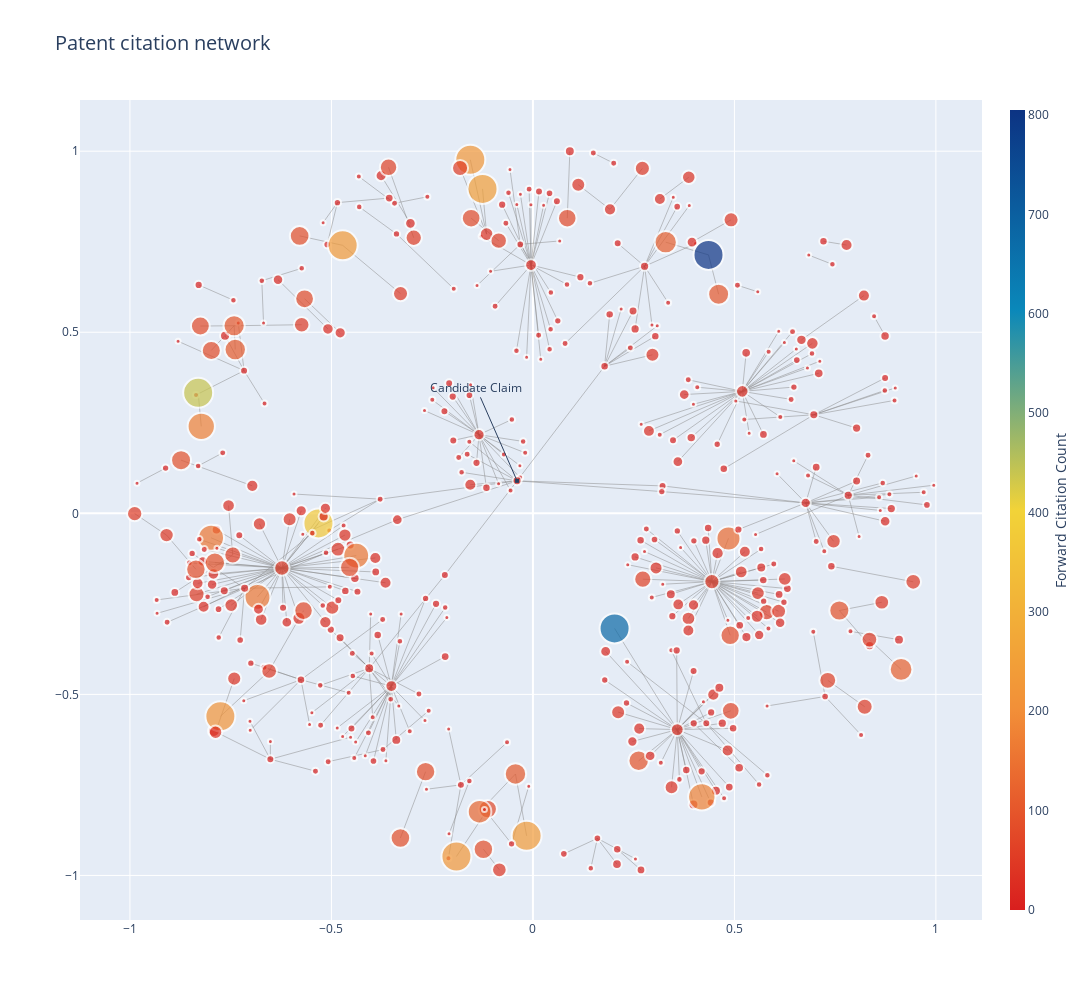

Write notebook code for a chart like this one.
### Code cell
import math

fig = go.Figure(data=[edge_trace, node_trace],
             layout=go.Layout(
                title='Patent citation network',
                titlefont_size=20,
                showlegend=True,
                hovermode='closest',
                # margin=dict(b=20,l=5,r=5,t=40),
                # xaxis=dict(showgrid=False, zeroline=False, showticklabels=False),
                # yaxis=dict(showgrid=False, zeroline=False, showticklabels=False),
                width=1200, height=1000)
                )

annotations = []
X, Y = G.nodes[target]['pos']
theta = math.atan2(Y, X)
r = max([(X**2 + Y**2)**0.5, 0.05])
d = dict(
    x=X,
    y=Y,
    text="Candidate Claim",
    showarrow=True,
    arrowhead=7,
    ax=10*math.cos(theta) * r**-1,
    ay=-10*math.sin(theta) * r**-1)
annotations.append(d)

fig.update_layout(
    showlegend=False,
    annotations=annotations)

fig.show()

### Figure 1 — Plotly figure (JSON) as saved in the notebook; plotly's stock layout.template omitted (floating-point values rounded to 4 significant figures; data arrays with more than 128 entries replaced by an {"elided": "..."} marker saying what was removed)
{"data": [{"hoverinfo": "none", "line": {"color": "#888", "width": 0.5}, "mode": "lines", "type": "scatter", "x": {"elided": "1206 float values"}, "y": {"elided": "1206 float values"}}, {"hoverinfo": "text", "marker": {"color": {"elided": "466 int values"}, "colorbar": {"thickness": 15, "title": {"side": "right", "text": "Forward Citation Count"}, "xanchor": "left"}, "colorscale": [[0, "rgb(12,51,131)"], [0.25, "rgb(10,136,186)"], [0.5, "rgb(242,211,56)"], [0.75, "rgb(242,143,56)"], [1, "rgb(217,30,30)"]], "line": {"width": 2}, "reversescale": true, "showscale": true, "size": {"elided": "466 float values"}}, "mode": "markers", "text": {"elided": "466 str values"}, "type": "scatter", "x": {"elided": "466 float values"}, "y": {"elided": "466 float values"}}], "layout": {"annotations": [{"arrowhead": 7, "ax": -41.02, "ay": -93.51, "showarrow": true, "text": "Candidate Claim", "x": -0.03935, "y": 0.08969}], "height": 1000, "hovermode": "closest", "showlegend": false, "title": {"font": {"size": 20}, "text": "Patent citation network"}, "width": 1200}}
